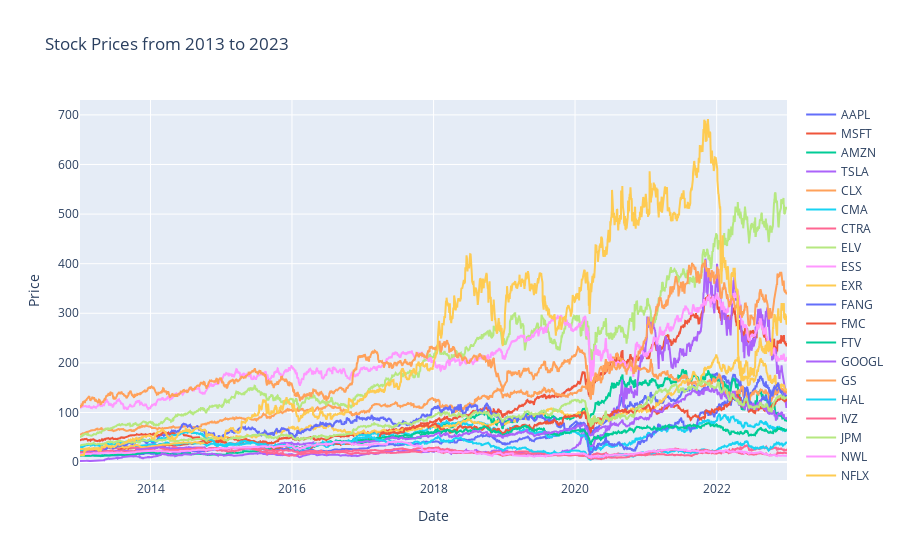

Notebook source saved alongside this figure:
### Markdown cell above
Here, we import our data. We utilize an API to download data from Yahoo Finance. 
We import stock data (adj. close) from 20 US companies. The adj. close is then plotted in an interactive plot for data inspection.

### Code cell
eeff.downint()

### Figure 1 — Plotly figure (JSON) as saved in the notebook; plotly's stock layout.template omitted (floating-point values rounded to 4 significant figures; data arrays with more than 128 entries replaced by an {"elided": "..."} marker saying what was removed)
{"data": [{"name": "AAPL", "type": "scatter", "x": {"elided": "2518 str values"}, "y": {"elided": "2518 float values"}}, {"name": "MSFT", "type": "scatter", "x": {"elided": "2518 str values"}, "y": {"elided": "2518 float values"}}, {"name": "AMZN", "type": "scatter", "x": {"elided": "2518 str values"}, "y": {"elided": "2518 float values"}}, {"name": "TSLA", "type": "scatter", "x": {"elided": "2518 str values"}, "y": {"elided": "2518 float values"}}, {"name": "CLX", "type": "scatter", "x": {"elided": "2518 str values"}, "y": {"elided": "2518 float values"}}, {"name": "CMA", "type": "scatter", "x": {"elided": "2518 str values"}, "y": {"elided": "2518 float values"}}, {"name": "CTRA", "type": "scatter", "x": {"elided": "2518 str values"}, "y": {"elided": "2518 float values"}}, {"name": "ELV", "type": "scatter", "x": {"elided": "2518 str values"}, "y": {"elided": "2518 float values"}}, {"name": "ESS", "type": "scatter", "x": {"elided": "2518 str values"}, "y": {"elided": "2518 float values"}}, {"name": "EXR", "type": "scatter", "x": {"elided": "2518 str values"}, "y": {"elided": "2518 float values"}}, {"name": "FANG", "type": "scatter", "x": {"elided": "2518 str values"}, "y": {"elided": "2518 float values"}}, {"name": "FMC", "type": "scatter", "x": {"elided": "2518 str values"}, "y": {"elided": "2518 float values"}}, {"name": "FTV", "type": "scatter", "x": {"elided": "2518 str values"}, "y": {"elided": "2518 float values"}}, {"name": "GOOGL", "type": "scatter", "x": {"elided": "2518 str values"}, "y": {"elided": "2518 float values"}}, {"name": "GS", "type": "scatter", "x": {"elided": "2518 str values"}, "y": {"elided": "2518 float values"}}, {"name": "HAL", "type": "scatter", "x": {"elided": "2518 str values"}, "y": {"elided": "2518 float values"}}, {"name": "IVZ", "type": "scatter", "x": {"elided": "2518 str values"}, "y": {"elided": "2518 float values"}}, {"name": "JPM", "type": "scatter", "x": {"elided": "2518 str values"}, "y": {"elided": "2518 float values"}}, {"name": "NWL", "type": "scatter", "x": {"elided": "2518 str values"}, "y": {"elided": "2518 float values"}}, {"name": "NFLX", "type": "scatter", "x": {"elided": "2518 str values"}, "y": {"elided": "2518 float values"}}], "layout": {"hovermode": "x unified", "title": {"text": "Stock Prices from 2013 to 2023"}, "xaxis": {"title": {"text": "Date"}}, "yaxis": {"title": {"text": "Price"}}}}
